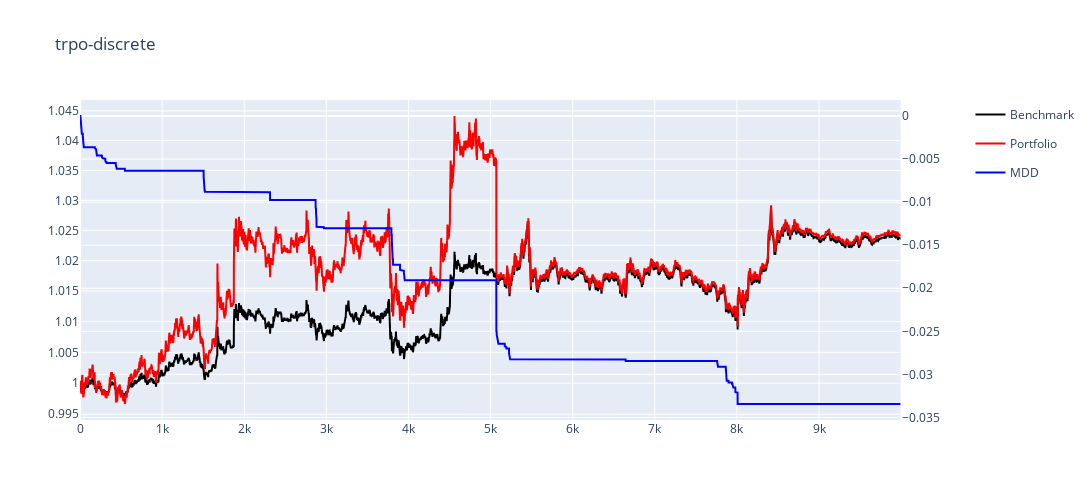

Notebook cell for this chart:
### Code cell
# res = evaluate('../data/btc23clean.csv', 'btc23')
alter_test = False
evaluate(f'../data/{dataset_test}-{alter_test if alter_test else TEST if TEST else "full"}.csv', dataset_test)

### Figure 1 — Plotly figure (JSON) as saved in the notebook; plotly's stock layout.template omitted (floating-point values rounded to 4 significant figures; data arrays with more than 128 entries replaced by an {"elided": "..."} marker saying what was removed)
{"data": [{"legendgroup": "1", "marker": {"color": "black", "size": 42}, "name": "Benchmark", "type": "scatter", "x": {"elided": "9995 int values"}, "y": {"elided": "9995 float values"}}, {"marker": {"color": "red", "size": 42}, "name": "Portfolio", "type": "scatter", "x": {"elided": "9995 int values"}, "y": {"elided": "9995 float values"}}, {"marker": {"color": "blue", "size": 42}, "name": "MDD", "type": "scatter", "x": {"elided": "9995 int values"}, "y": {"elided": "9995 float values"}, "yaxis": "y2"}], "layout": {"autosize": false, "height": 500, "title": {"text": "trpo-discrete"}, "width": 1300, "xaxis": {"anchor": "y", "domain": [0, 0.94]}, "yaxis": {"anchor": "x", "domain": [0, 1], "type": "log"}, "yaxis2": {"anchor": "x", "overlaying": "y", "side": "right"}}}
